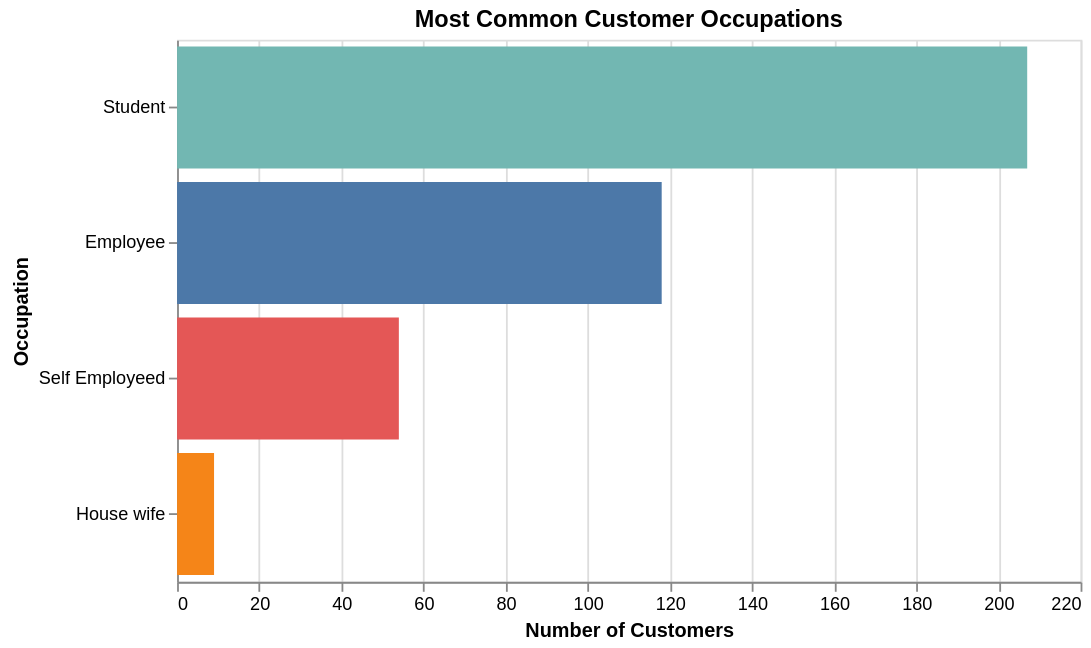

The notebook cell saved with this chart:
### Markdown cell above
## 7. Bar Chart: Most Common Customer Occupations
Identify the most common occupations among customers who order food online.

### Code cell
alt.Chart(df).mark_bar().encode(
    alt.X('count()', title='Number of Customers'),
    alt.Y('Occupation:N', sort='-x', title='Occupation'),
    alt.Color('Occupation:N', legend=None),
    tooltip=['Occupation:N', 'count()']
).properties(
    title='Most Common Customer Occupations',
    width=500, height=300
).interactive()

### Figure 1 — Vega-Lite specification as saved in the notebook (floating-point values rounded to 4 significant figures; data arrays with more than 128 entries replaced by an {"elided": "..."} marker saying what was removed)
{"config": {"view": {"continuousWidth": 300, "continuousHeight": 300}}, "data": {"name": "data-f84c5de1922d6b2f20a460be71982c02"}, "mark": {"type": "bar"}, "encoding": {"color": {"field": "Occupation", "legend": null, "type": "nominal"}, "tooltip": [{"field": "Occupation", "type": "nominal"}, {"aggregate": "count", "type": "quantitative"}], "x": {"aggregate": "count", "title": "Number of Customers", "type": "quantitative"}, "y": {"field": "Occupation", "sort": "-x", "title": "Occupation", "type": "nominal"}}, "height": 300, "params": [{"name": "param_1e9efca18e7a2868", "select": {"type": "interval", "encodings": ["x", "y"]}, "bind": "scales"}], "title": "Most Common Customer Occupations", "width": 500, "$schema": "https://vega.github.io/schema/vega-lite/v6.1.0.json", "datasets": {"data-f84c5de1922d6b2f20a460be71982c02": {"elided": "388 records"}}}
